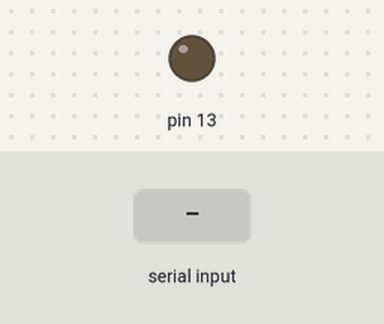
Bench run of a sketch on a simulated Arduino Uno, built with avr-gcc and run on an emulated ATmega328P. Parts: output pins drawn as LEDs (lit = HIGH). Dashed ring = blinking. The inputs (shaded band) are chosen by the test bench. What the sketch prints to the serial monitor is not drawn.

Above: at 1.2 s.
1.3 s: "2" received over the second serial link
At 2.1 s:
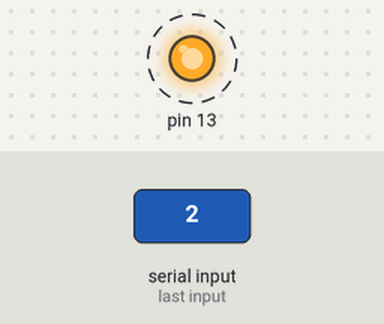
Timing chart, 0 to 10.3 s (numbered marks = the images above; inputs shaded):
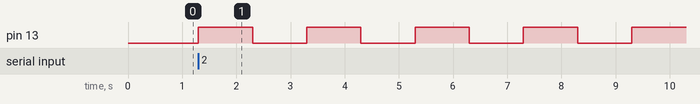

Measured:
- after the input at 1.3 s, pin 13: alternates HIGH for 1.0 s and LOW for 1.0 s, starting at once

The sketch:

sketch_aug06a.ino
```cpp
#include <SoftwareSerial.h>

SoftwareSerial abc(8, 9);
int led = 0;

void setup()
{
  abc.begin(9600);
  pinMode(13, OUTPUT);
  abc.println("Started...");
  Serial.begin(9600);
  Serial.println("Serial started...");
}

void loop()
{
  if (abc.available())
  {
    int data = abc.read();
    if(data=='1')
    {
      led = 1;
      digitalWrite(13, led);
      abc.println("LED is on");
      Serial.println("LED is on");
    }
    else if (data=='0')
    {
      led = 0;
      digitalWrite(13, led);
      abc.println("LED is off");
      Serial.println("LED is off");
    }
    else if (data=='2')
    {
      while(1)
      {
        digitalWrite(13, HIGH);
        delay(1000);
        digitalWrite(13, LOW);
        delay(1000);
      }
  }
 }
}
```
